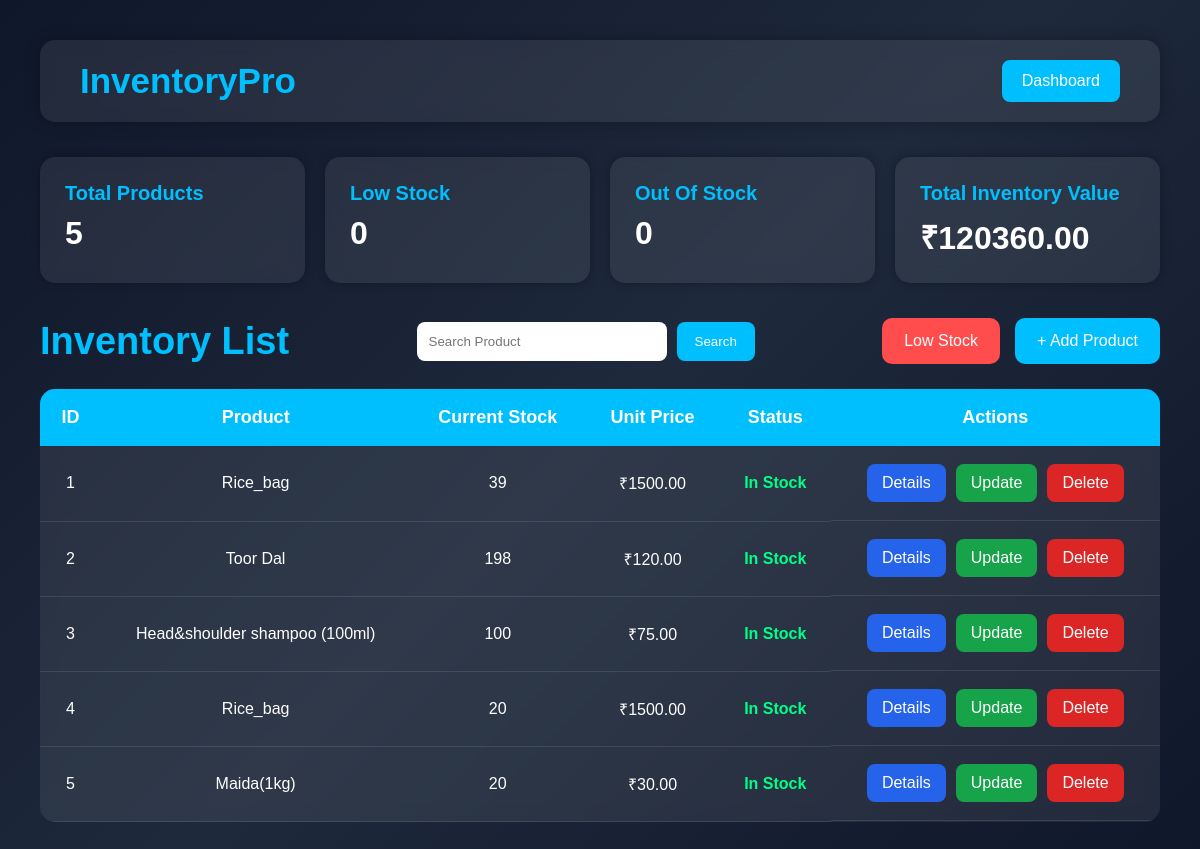
The app's page /inventory/, older data.
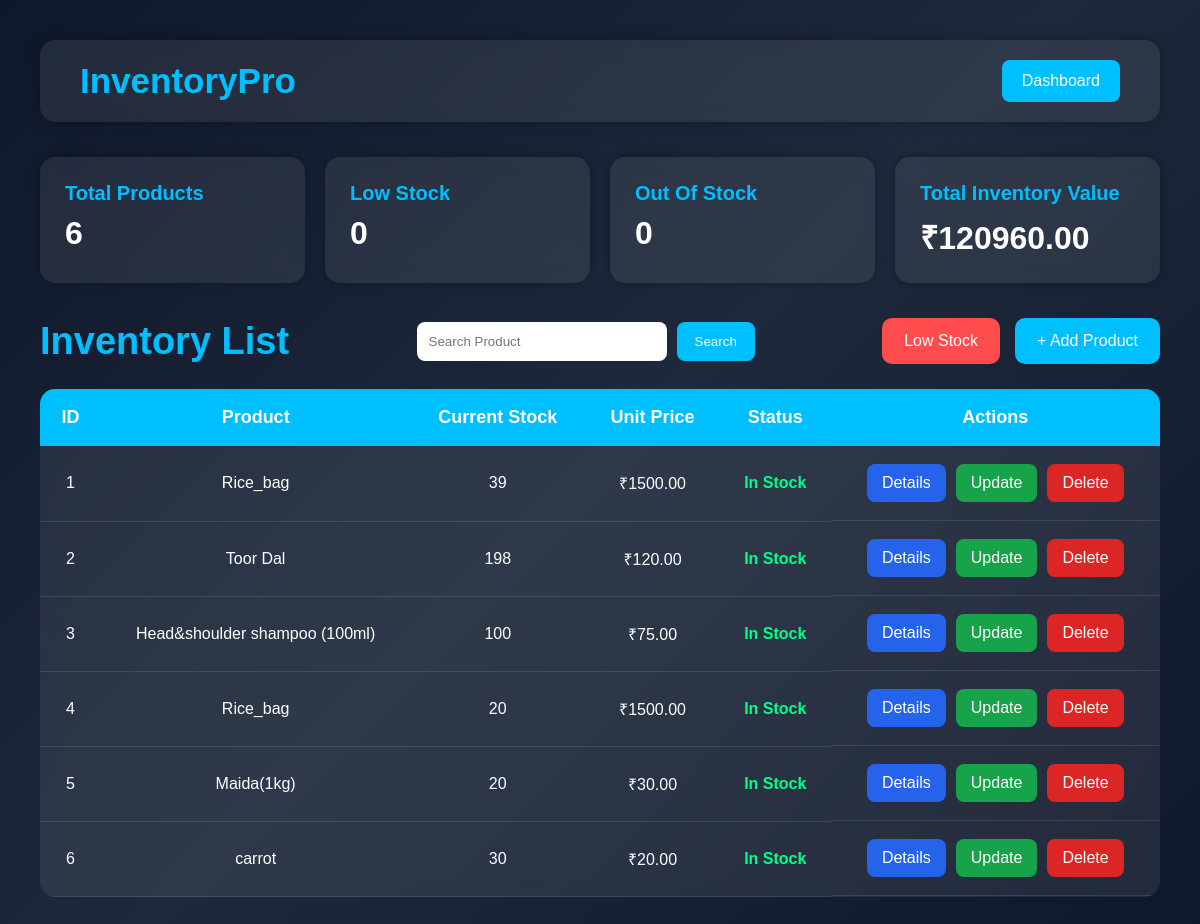
The same page, newer data.
### inventory/models.py (models this page shows, shortened)
class Inventory(models.Model):
    product = models.ForeignKey(
        Product,
        on_delete=models.CASCADE
    )
    stock = models.IntegerField()
    low_stock_threshold = models.IntegerField(
        default=5
    )
    last_updated = models.DateTimeField(
        auto_now=True
    )

### products/models.py (models this page shows, shortened)
class Product(models.Model):
    name = models.CharField(max_length=200)
    category = models.CharField(max_length=100)
    price = models.DecimalField(max_digits=10, decimal_places=2)
    cost_price = models.DecimalField(max_digits=10, decimal_places=2, default=0.0)
    quantity = models.IntegerField()
    supplier = models.CharField(max_length=200)
    description = models.TextField()
    created_at = models.DateTimeField(auto_now_add=True)
    updated_at = models.DateTimeField(auto_now=True)

### inventory/views.py (the view)
def inventory_list(request):
    search = request.GET.get('search')
    inventories = Inventory.objects.all()
    if search:
        inventories = inventories.filter(
            product__name__icontains=search
        )
    total_products = inventories.count()
    low_stock_count = inventories.filter(
        stock__lte=F('low_stock_threshold'),
        stock__gt=0
    ).count()
    out_stock_count = inventories.filter(
        stock=0
    ).count()
    total_inventory_value = 0
    for inventory in inventories:
        total_inventory_value += (
            inventory.stock * inventory.product.price
        )
    context = {
        'inventories': inventories,
        'total_products': total_products,
        'low_stock_count': low_stock_count,
        'out_stock_count': out_stock_count,
        'total_inventory_value': total_inventory_value,
    }
    return render(
        request,
        'inventory_list.html',
        context
    )

### inventory/templates/inventory_list.html (shortened to what this page needs)
<!DOCTYPE html>
<html>
<head>
</head>
<body>
    <div class="navbar">
        <h1>InventoryPro</h1>
        <a href="/dashboard/">
            Dashboard
        </a>
    </div>
    <div class="analytics">
        <div class="card">
            <h2>Total Products</h2>
            <p>{{ inventories|length }}</p>
        </div>
        <div class="card">
            <h2>Low Stock</h2>
            <p>{{ low_stock_count }}</p>
        </div>
        <div class="card">
            <h2>Out Of Stock</h2>
            <p>{{ out_stock_count }}</p>
        </div>
        <div class="card">
            <h2>Total Inventory Value</h2>
            <p>₹{{ total_inventory_value }}</p>
        </div>
    </div>
    <div class="top-bar">
        <h2>Inventory List</h2>
        <form method="GET"
              class="search-box">
            <input type="text"
                   name="search"
                   placeholder="Search Product">
            <button type="submit">
                Search
            </button>
        </form>
        <div class="top-buttons">
    <a href="/inventory/low-stock/"
       class="btn low-stock-btn">
        Low Stock
    </a>
    <a href="/products/add/"
       class="btn add-btn">
        + Add Product
    </a>
</div>
        </div>
    {% if inventories %}
    <table>
        <tr>
            <th>ID</th>
            <th>Product</th>
            <th>Current Stock</th>
            <th>Unit Price</th>
            <th>Status</th>
            <th>Actions</th>
        </tr>
        {% for inventory in inventories %}
        <tr>
            <td>{{ inventory.id }}</td>
            <td>{{ inventory.product.name }}</td>
            <td>{{ inventory.stock }}</td>
            <td>₹{{ inventory.product.price }}</td>
            <td>
                {% if inventory.stock == 0 %}
                    <span class="out-stock">
                        Out Of Stock
                    </span>
                {% elif inventory.stock <= inventory.low_stock_threshold %}
                    <span class="low-stock">
                        Low Stock
                    </span>
                {% else %}
                    <span class="in-stock">
                        In Stock
                    </span>
                {% endif %}
            </td>
            <td class="action-buttons">
                <a href="/inventory/details/{{ inventory.id }}/"
                   class="action-btn details">
                    Details
                </a>
                <a href="/inventory/update/{{ inventory.id }}/"
                   class="action-btn edit">
                    Update
                </a>
                <a href="/inventory/delete/{{ inventory.id }}/"
                   class="action-btn delete">
                    Delete
                </a>
            </td>
        </tr>
        {% endfor %}
    </table>
    {% else %}
    <div class="empty-message">
        No Inventory Available
    </div>
    {% endif %}
</body>
</html>

### inventory/templates/inventory_list.html (style rules this page uses)
* { margin:0; padding:0; box-sizing:border-box; }
body { font-family:Arial,sans-serif; min-height:100vh; background:linear-gradient( 135deg, #0f172a, #1e293b, #0f172a ); color:white; padding:40px; }
.navbar { width:100%; background:rgba(255,255,255,0.08); backdrop-filter:blur(8px); padding:20px 40px; border-radius:15px; display:flex; justify-content:space-between; align-items:center; margin-bottom:35px; box-shadow:0px 0px 15px rgba(0,0,0,0.3); }
.navbar h1 { color:#00bfff; font-size:35px; }
.navbar a { text-decoration:none; color:white; background:#00bfff; padding:12px 20px; border-radius:8px; transition:0.3s; }
.analytics { display:grid; grid-template-columns: repeat(auto-fit,minmax(220px,1fr)); gap:20px; margin-bottom:35px; }
.card { background:rgba(255,255,255,0.08); backdrop-filter:blur(8px); padding:25px; border-radius:15px; box-shadow:0px 0px 10px rgba(0,0,0,0.3); transition:0.3s; }
.card h2 { font-size:20px; margin-bottom:10px; color:#00bfff; }
.card p { font-size:32px; font-weight:bold; }
.top-bar { display:flex; justify-content:space-between; align-items:center; margin-bottom:25px; flex-wrap:wrap; gap:20px; }
.top-bar h2 { font-size:38px; color:#00bfff; }
.search-box { display:flex; gap:10px; }
.search-box input { padding:12px; border:none; border-radius:8px; width:250px; outline:none; }
.search-box button { padding:12px 18px; border:none; border-radius:8px; background:#00bfff; color:white; cursor:pointer; transition:0.3s; }
.top-buttons { display:flex; gap:15px; }
.btn { padding:14px 22px; text-decoration:none; color:white; border-radius:10px; transition:0.3s; }
.add-btn { background:#00bfff; }
.low-stock-btn { background:#ff4d4d; }
table { width:100%; border-collapse:collapse; background:rgba(255,255,255,0.08); backdrop-filter:blur(8px); border-radius:15px; overflow:hidden; }
th { background:#00bfff; padding:18px; font-size:18px; }
td { padding:18px; text-align:center; border-bottom: 1px solid rgba(255,255,255,0.1); }
.in-stock { color:#00ff88; font-weight:bold; }
.action-buttons { display:flex; justify-content:center; gap:10px; }
.action-btn { padding:10px 15px; border-radius:8px; text-decoration:none; color:white; transition:0.3s; }
.details { background:#2563eb; }
.edit { background:#16a34a; }
.delete { background:#dc2626; }

Row changes from the older to the newer data that the page shows:
added Inventory: id "6", product.name "carrot", stock "30", product.price "20.00", low_stock_threshold "In Stock"
Text that changed along with them:
{{ inventories|length }}: "5" → "6"
{{ total_inventory_value }}: "120360.00" → "120960.00"
